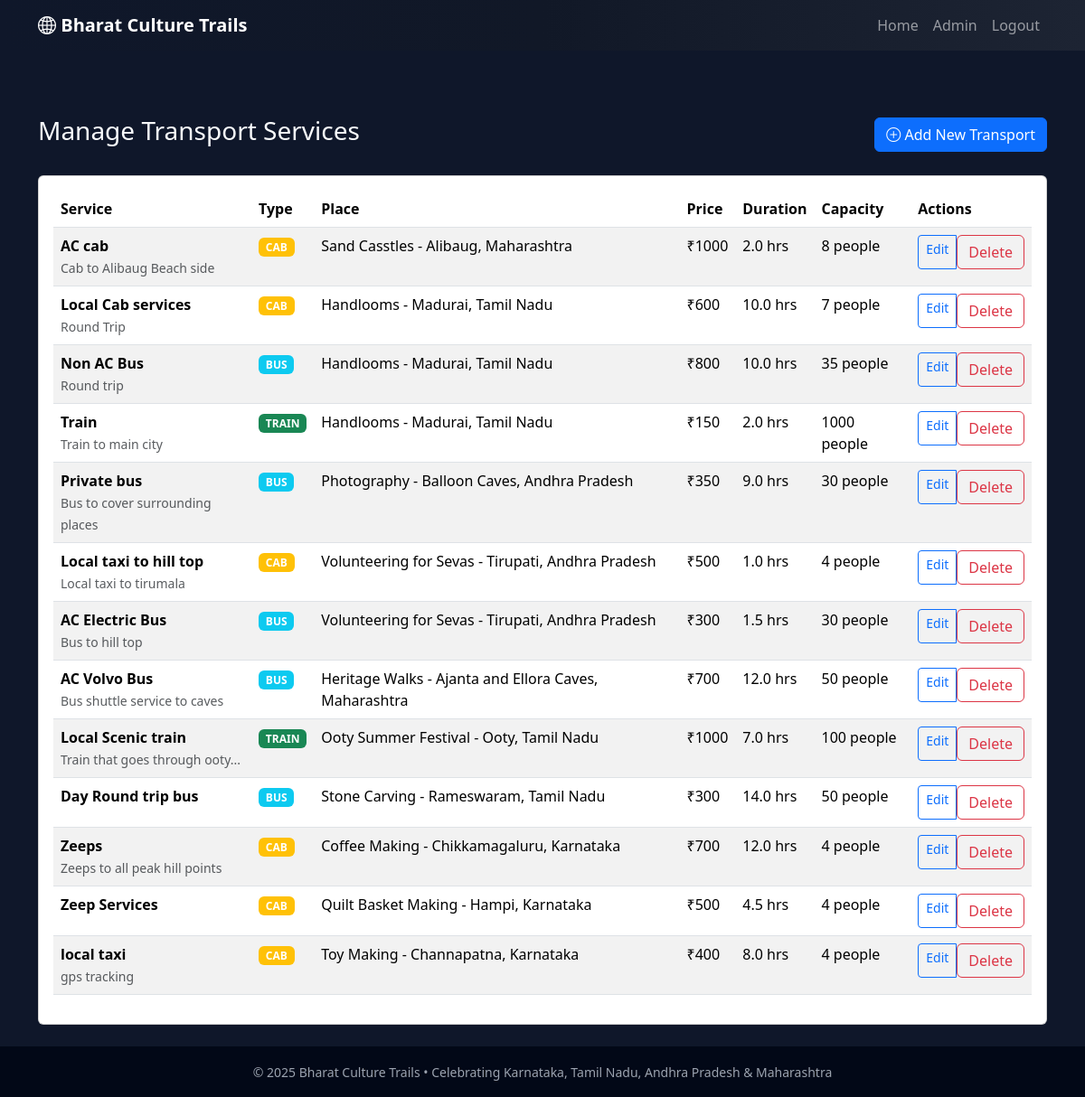
The app's page /admin/transport (signed in) with its own data.
### app.py (models this page shows)
class Transport(db.Model):
    id = db.Column(db.Integer, primary_key=True)
    place_id = db.Column(db.Integer, db.ForeignKey('place.id'), nullable=False)
    place = db.relationship('Place', backref=db.backref('transports', lazy=True))
    transport_type = db.Column(db.String(20), nullable=False)  # bus, cab, train
    name = db.Column(db.String(120), nullable=False)
    description = db.Column(db.Text, nullable=True)
    price = db.Column(db.Float, nullable=False, default=0.0)
    capacity = db.Column(db.Integer, nullable=True)
    duration_hours = db.Column(db.Float, nullable=True)
    operating_hours = db.Column(db.String(100), nullable=True)
    contact_info = db.Column(db.String(200), nullable=True)
    created_at = db.Column(db.DateTime, default=datetime.utcnow)

class Place(db.Model):
    id = db.Column(db.Integer, primary_key=True)
    name = db.Column(db.String(120), nullable=False)
    state = db.Column(db.String(50), nullable=False)  # Karnataka, Tamil Nadu, etc.
    city = db.Column(db.String(80), nullable=True)
    short_intro = db.Column(db.String(200), nullable=False)
    description = db.Column(db.Text, nullable=False)
    culture_description = db.Column(db.Text, nullable=False)
    image_url = db.Column(db.String(300), nullable=True)
    video_url = db.Column(db.String(300), nullable=True)
    price_per_person = db.Column(db.Float, nullable=False, default=0.0)
    duration_days = db.Column(db.Integer, nullable=False, default=2)
    created_at = db.Column(db.DateTime, default=datetime.utcnow)

### app.py (the view)
@app.route('/admin/transport')
@login_required
def admin_transport():
    transports = Transport.query.order_by(Transport.created_at.desc()).all()
    places = Place.query.all()
    return render_template('admin_transport.html', transports=transports, places=places)

### app.py (called while the page is built)
def login_required(f):
    from functools import wraps
    @wraps(f)
    def wrapper(*args, **kwargs):
        if not session.get('admin_logged_in'):
            return redirect(url_for('admin_login'))
        return f(*args, **kwargs)
    return wrapper

### templates/admin_transport.html (shortened to what this page needs)
{% extends "base.html" %}
{% block content %}
<div class="container py-4">
  <div class="d-flex justify-content-between align-items-center mb-4">
    <h3>Manage Transport Services</h3>
    <a href="{{ url_for('admin_add_transport') }}" class="btn btn-primary">
      <i class="bi bi-plus-circle"></i> Add New Transport
    </a>
  </div>
  <div class="card">
    <div class="card-body">
      {% if transports %}
        <div class="table-responsive">
          <table class="table table-striped">
            <thead>
              <tr>
                <th>Service</th>
                <th>Type</th>
                <th>Place</th>
                <th>Price</th>
                <th>Duration</th>
                <th>Capacity</th>
                <th>Actions</th>
              </tr>
            </thead>
            <tbody>
              {% for transport in transports %}
              <tr>
                <td>
                  <strong>{{ transport.name }}</strong>
                  {% if transport.description %}
                    <br><small class="text-muted">{{ transport.description|truncate(40) }}</small>
                  {% endif %}
                </td>
                <td>
                  <span class="badge
                    {% if transport.transport_type == 'bus' %}bg-info
                    {% elif transport.transport_type == 'cab' %}bg-warning
                    {% elif transport.transport_type == 'train' %}bg-success
                    {% else %}bg-secondary{% endif %}">
                    {{ transport.transport_type|upper }}
                  </span>
                </td>
                <td>{{ transport.place.name }}, {{ transport.place.state }}</td>
                <td>₹{{ '%.0f'|format(transport.price) }}</td>
                <td>
                  {% if transport.duration_hours %}
                    {{ transport.duration_hours }} hrs
                  {% else %}
                    <span class="text-muted">-</span>
                  {% endif %}
                </td>
                <td>
                  {% if transport.capacity %}
                    {{ transport.capacity }} people
                  {% else %}
                    <span class="text-muted">-</span>
                  {% endif %}
                </td>
                <td>
                  <div class="btn-group btn-group-sm">
                    <a href="{{ url_for('admin_edit_transport', transport_id=transport.id) }}" class="btn btn-outline-primary">Edit</a>
                    <form method="POST" action="{{ url_for('admin_delete_transport', transport_id=transport.id) }}" style="display: inline;">
                      <button type="submit" class="btn btn-outline-danger"
                              onclick="return confirm('Delete this transport service?')">Delete</button>
                    </form>
                  </div>
                </td>
              </tr>
              {% endfor %}
            </tbody>
          </table>
        </div>
      {% endif %}
    </div>
  </div>
</div>
{% endblock %}

### static/css/style.css (style rules this page uses)
body { font-family: system-ui, -apple-system, BlinkMacSystemFont, "Segoe UI", sans-serif; background: #0f172a; color: #f8fafc; }

### records on screen
Transport: price "1000"
Transport: price "600"
Transport: price "800"
Transport: price "150"
Transport: price "350"
Transport: price "500"
Transport: price "300"
Transport: price "700"
Transport: price "1000"
Transport: price "300"
Transport: price "700"
Transport: price "500"
Transport: price "400"
